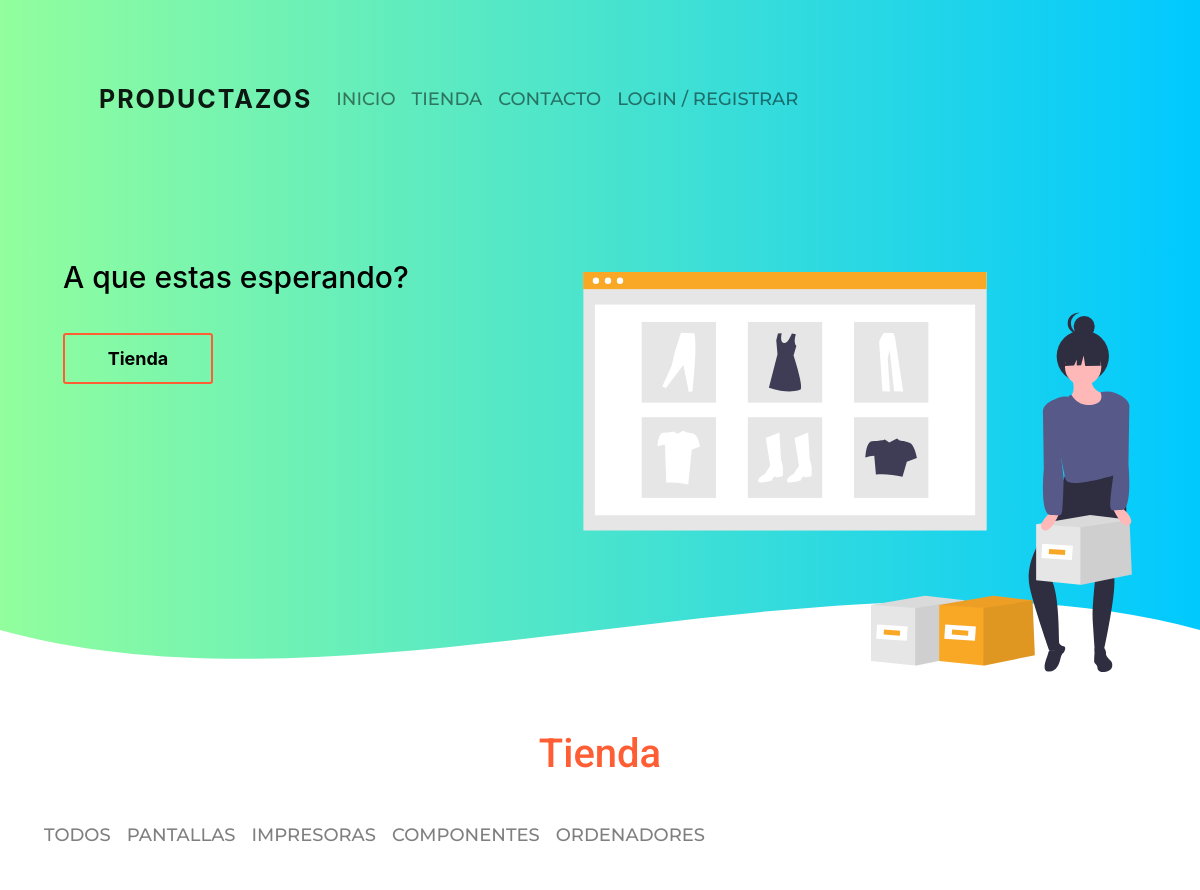
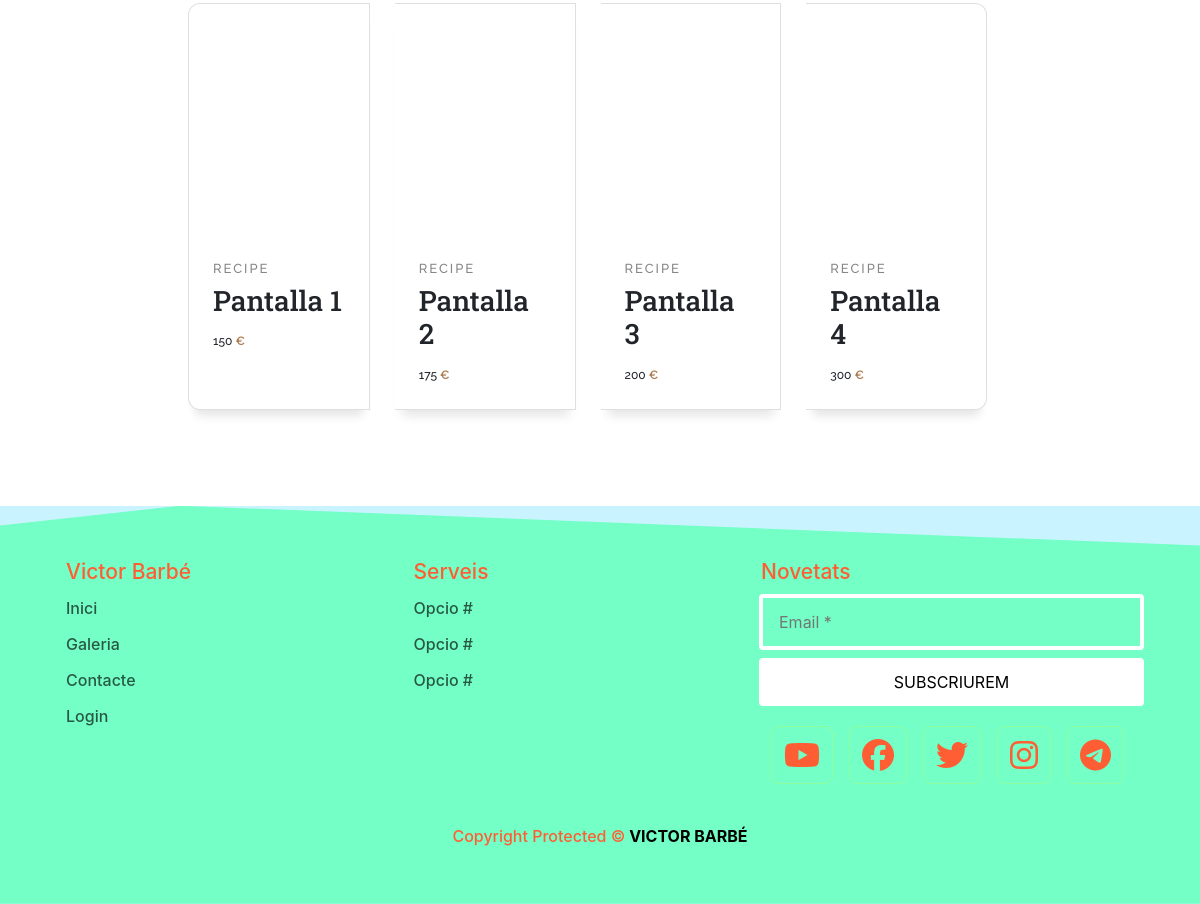
The page /AdDatos/index.php?c=tienda&categoria=pantallas on the database its author committed (2 pictures, top to bottom).
### tables this page shows
CREATE TABLE `categorias` (
  `idCat` int(20) NOT NULL,
  `nombreCat` varchar(25) NOT NULL
);

CREATE TABLE `productos` (
  `id_producto` int(11) NOT NULL,
  `nombre` varchar(25) NOT NULL,
  `descripcion` varchar(200) NOT NULL,
  `precio` int(11) NOT NULL,
  `idCat` int(11) NOT NULL,
  `urlimg` varchar(255) NOT NULL
);

### AdDatos/controllers/tienda.controlador.php (called while the page is built, shortened)
<?php
    require_once "models/producto.php";
    class TiendaControlador {
        public function __construct() {
            $this->modelo = new Producto;
        }
        public function Inicio() {
            $titulo = "Logout";
            $url = "?c=login&a=LogOutPopUp";
            if (!isset($_SESSION['loged'])) {
                $titulo = "Login / Registrar";
                $url = "?c=login";
            }
            require_once 'views/usuario/header.php';
            require_once "views/productos/listaProductos.php";
            require_once 'views/usuario/footer.php';
        }
    }
?>

### AdDatos/models/basededatos.php (called while the page is built, shortened)
<?php
    class BasedeDatos {
        public static function Conectar() {
            try {
                $conexion = new PDO("mysql:host=".self::servidor.";dbname="
                .self::nombrebd.";charset-utf8",self::usuariobd,self::password);
                $conexion->setAttribute(PDO::ATTR_ERRMODE, PDO::ERRMODE_EXCEPTION);
                return $conexion;
            } catch (PDOException $e) {
                return "Fallo conexion BD ".$e->getMessage();
            }
        }
    }
?>

### AdDatos/models/producto.php (called while the page is built, shortened)
<?php
    class Producto {
        private $pdo;
        public function __construct() {
            $this->pdo = BasedeDatos::Conectar();
        }
        public function ListarProductos() {
            if(isset($_GET['categoria'])) {
                if ($_GET['categoria']=="ordenadores") {
                    try {
                        $consulta=$this->pdo->prepare("SELECT * FROM productos Where idCat=1");
                        $consulta->execute();
                        return $consulta->fetchAll(PDO::FETCH_OBJ);
                    } catch (Exception $e) {
                        die($e->getMessage());
                    }
                }else if ($_GET['categoria']=="pantallas") {
                    try {
                        $consulta=$this->pdo->prepare("SELECT * FROM productos Where idCat=2");
                        $consulta->execute();
                        return $consulta->fetchAll(PDO::FETCH_OBJ);
                    } catch (Exception $e) {
                        die($e->getMessage());
                    }
                }else if ($_GET['categoria']=="impresoras") {
                    try {
                        $consulta=$this->pdo->prepare("SELECT * FROM productos Where idCat=3");
                        $consulta->execute();
                        return $consulta->fetchAll(PDO::FETCH_OBJ);
                    } catch (Exception $e) {
                        die($e->getMessage());
                    }
                }else if ($_GET['categoria']=="componentes") {
                    try {
                        $consulta=$this->pdo->prepare("SELECT * FROM productos Where idCat=4");
                        $consulta->execute();
                        return $consulta->fetchAll(PDO::FETCH_OBJ);
                    } catch (Exception $e) {
                        die($e->getMessage());
                    }
                }
            }
        }
        public function ListarCategorias() {
            try {
                $consulta=$this->pdo->prepare("SELECT nombreCat FROM categorias");
                $consulta->execute();
                return $consulta->fetchAll(PDO::FETCH_OBJ);
            } catch (Exception $e) {
                die($e->getMessage());
            }
        }
    }
?>

### AdDatos/views/productos/listaProductos.php (the view, shortened to what this page needs)
<link rel="stylesheet" href="assets/css/productos/listaProd.css">
<h1>Tienda</h1>
<nav class="navbar navbar-expand-lg navbar-light">
  <div class="collapse navbar-collapse" id="navbarNavDropdown">
    <ul class="navbar-nav">
          <li>
            <a class="nav-link" href="?c=tienda&categoria=todos">Todos</a>
          </li>
      <?php foreach ($this->modelo->ListarCategorias() as $categorias) : ?>
          <li>
            <a class="nav-link" href="?c=tienda&categoria=<?=$categorias->nombreCat; ?>"><?=$categorias->nombreCat; ?></a>
          </li>
      <?php endforeach; ?>
    </ul>
  </div>
</nav>
<br>
<br>
<div class="container">
  <section class="card-group">
      <?php foreach ($this->modelo->ListarProductos() as $prod):?>
        <form class="card card--1" name="prodForm" id="prodForm" action="?c=tienda&a=AnadirProducto"  method="POST">
          <div class="card__info">
            <span class="card__category"> Recipe</span>
            <h3 class="card__title"><?=$prod->nombre ?></h3>
            <span class="card__by"><?=$prod->precio ?> <a href="#" class="card__author" title="author">€</a></span>
          </div>
        </form>
      <?php endforeach; ?>
  </section>
</div>
<br>
<br>
<br>
<br>

### AdDatos/index.php (shortened to what this page needs)
<?php
    require_once "models/basededatos.php";
    if (!isset($_GET['c'])) {
        require_once "controllers/principal.controlador.php";
        $controlador = new PrincipalControlador();
        call_user_func(array($controlador,"Inicio"));
    }else {
        $controlador = new $controlador;
        $accion = isset($_GET['a']) ? $_GET['a'] : "Inicio";
        call_user_func(array($controlador, $accion));
    }
?>

### AdDatos/views/usuario/header.php (shortened to what this page needs)
<!DOCTYPE html>
<html lang="es">
<head>
   <link rel="stylesheet" href="assets/css/usuario/header.css">
   <link rel="stylesheet" href="assets/css/usuario/principal.css">
   <link rel="stylesheet" href="https://stackpath.bootstrapcdn.com/bootstrap/4.4.1/css/bootstrap.min.css">
   <link href="https://cdnjs.cloudflare.com/ajax/libs/bootstrap-slider/9.8.0/css/bootstrap-slider.min.css" rel="stylesheet"/>
   <link rel="stylesheet" href="assets/css/usuario/footerUsuario.css">
  </head>
<body>
<header>
<nav class="navbar navbar-expand-lg navbar-light">
 <div class="container">
  <a class="navbar-brand aTittle" href="inici">Productazos</a>
    <div class="collapse navbar-collapse" id="navbarSupportedContent">
      <ul class="navbar-nav mr-auto">
        <li class="nav-item">
          <a class="nav-link" href="inici">Inicio</a>
        </li>
        <li class="nav-item">
          <a class="nav-link" href="?c=tienda&a=Inicio">Tienda</a>
        </li>
        <li class="nav-item">
          <a class="nav-link">Contacto</a>
        </li>
        <li class="nav-item">
          <a class="nav-link" href="<?=$url?>"><?=$titulo ?></a>
        </li>
        <li class="nav-item">
          <a class="nav-link" href="<?=$nombreUrl?>"><?=$nombre?></a>
        </li>
      </ul>
    </div>
</div>
</nav>
  <div class="container">
    <div class="textos">
      <h2>A que estas esperando?</h2>
      <a href="?c=tienda&a=Inicio">Tienda</a>
    </div>
    <img class="img_header" src="assets/img/principal_header.svg" alt="Foto Tienda">
  </div>
</header>
<div class="wave">
  <div style="height: 150px; overflow: hidden;" ></div>
</div>

### AdDatos/views/usuario/footer.php
    <footer class="footerCont">
      <div class="art">
        <div class="content">
          <section>
            <div class="headerF">Victor Barbé</div>
            <a href="/inici">Inici</a>
            <a href="/galeria">Galeria</a>
            <a href="/contacte">Contacte</a>
            <a href="/login">Login</a>
          </section>
          <section>
            <div class="headerF">Serveis</div>
            <a href="#">Opcio #</a>
            <a href="#">Opcio #</a>
            <a href="#">Opcio #</a>
          </section>
          <section>
            <div class="headerF">Novetats</div>
            <form action="">
              <input type="email" name="" id="" placeholder="Email *">
              <input type="submit" value="Subscriurem">
            </form>
            <div class="social">
              <i class="fab fa-youtube"></i>
              <i class="fab fa-facebook"></i>
              <i class="fab fa-twitter"></i>
              <i class="fab fa-instagram"></i>
              <i class="fab fa-telegram-plane"></i>
            </div>
          </section>
        </div>
        <div class="notice">
          <p>Copyright Protected &copy;<strong>  Victor Barbé</strong></p>
        </div>
      </div>
    </footer>
</body>
</html>

### AdDatos/assets/css/usuario/header.css (style rules this page uses)
nav { position: absolute; background-color: transparent; }
.navbar-nav a { font-family: 'Montserrat', sans-serif; font-size: 18px; text-transform: uppercase; font-weight: 500; }
.navbar-light .navbar-brand { color: #fff; font-size: 25px; text-transform: uppercase; font-weight: bold; letter-spacing: 2px; }
.navbar-nav>li>a { color: #fff; }
.nav-link { padding: .2rem 1rem; }
body { font-family: 'Open Sans', sans-serif; margin: 0; padding: 0; }
nav { position: fixed; top: 20px; left: 20px; display: flex; justify-content: flex-start; }
nav a { color:#fff; text-decoration: none; }
header { background: #00C9FF; background: -webkit-linear-gradient(to right, #92FE9D, #00C9FF); background: linear-gradient(to right, #92FE9D, #00C9FF); height: auto; padding: 48px; width: 100%; }
.container { width: 95%; max-width: 1200px; display: flex; align-items: center; justify-content: space-around; margin: auto; }
img { margin: 20px 5px 0 20px; display: block; height: 400px; object-fit: cover; transform: translateY(35%); animation: arriba 1s ease-in; }
.textos { width: 50%; color: #ff5e35; }
.textos h2 { color: rgb(0, 0, 0); font-size:30px; animation: moverIzquierda 1s ease-in; }
.textos a { display: inline-block; color:#000; font-size: 18px; font-weight: bold; text-decoration: none; margin-top: 30px; border: 2px solid #ff5e35; width: 150px; border-radius: 3px; text-align: center; padding: 10px 0; animation: arriba 1s ease-in; transition: all 2s; text-decoration: none; }
.wave { height: 100px; width: 100%; background: #00C9FF; background: -webkit-linear-gradient(to right, #92FE9D, #00C9FF); background: linear-gradient(to right, #92FE9D, #00C9FF); height: auto; }
.navbar-nav { text-align: center; }

### AdDatos/assets/css/usuario/principal.css (style rules this page uses)
h1 { color: #ff5e35; text-align: center; font-family: 'Roboto', sans-serif; animation: moverDerecha 1s ease-in; }
.navbar-nav { text-align: center; }

### AdDatos/assets/css/usuario/footerUsuario.css (style rules this page uses)
.footerCont { background-color: #00c8ff36; line-height: 24px; color: #ff5e35; font-weight: 500; }
.footerCont .art { background-color: #73ffc5; padding: 16px; padding-top: 48px; clip-path: polygon(0% 5%, 15% 0%, 100% 10%, 100% 100%, 0% 100%); }
.footerCont .content { max-width: 1080px; margin: auto; display: grid; grid-template-columns: repeat(3, 1fr); grid-gap: 16px; }
.footerCont .headerF { background-color: transparent; font-size: 21px; padding: 6px; }
.footerCont .content a { display: block; padding: 6px; color: black; opacity: 0.65; }
.footerCont input { border-style: solid; line-height: 24px; padding: 12px 16px; font-size: 1rem; width: 100%; margin: 4px; border-radius: 4px; border-width: 4px; }
.footerCont input[type="email"] { background-color: transparent; border-color: white; color: white; }
.footerCont input[type="submit"] { background-color: white; color: #000; text-transform: uppercase; border: none; }
.footerCont .social { margin: 16px; display: grid; grid-template-columns: repeat(5, 1fr); grid-gap: 16px; }
.footerCont .social i { font-size: 32px; padding: 12px; text-align: center; border: 1px solid #ffff0031; border-radius: 8px; width: 100%; }
.footerCont .notice { text-align: center; padding: 24px; }
.footerCont .notice strong { color: #000; text-transform: uppercase; }

### AdDatos/assets/css/productos/listaProd.css (style rules this page uses)
.card { margin-right: 25px; transition: all .4s cubic-bezier(0.175, 0.885, 0, 1); background-color: #fff; position: relative; border-radius: 12px; overflow: hidden; box-shadow: 0px 13px 10px -7px rgba(0, 0, 0,0.1); }
.card__info { z-index: 2; background-color: #fff; border-bottom-left-radius: 12px; border-bottom-right-radius: 12px; padding: 16px 24px 24px 24px; }
.card__category { font-family: 'Raleway', sans-serif; text-transform: uppercase; font-size: 13px; letter-spacing: 2px; font-weight: 500; color: #868686; }
.card__title { margin-top: 5px; margin-bottom: 10px; font-family: 'Roboto Slab', serif; }
.card__by { font-size: 12px; font-family: 'Raleway', sans-serif; font-weight: 500; }
.card__author { font-weight: 600; text-decoration: none; color: #AD7D52; }

### rows shown on the page
categorias: nombreCat "PANTALLAS"
categorias: nombreCat "IMPRESORAS"
categorias: nombreCat "COMPONENTES"
categorias: nombreCat "ORDENADORES"
productos: nombre "Pantalla 1", precio "150"
productos: nombre "Pantalla 2", precio "175"
productos: nombre "Pantalla 3", precio "200"
productos: nombre "Pantalla 4", precio "300"

### other values the page prints
$titulo "LOGIN / REGISTRAR"
